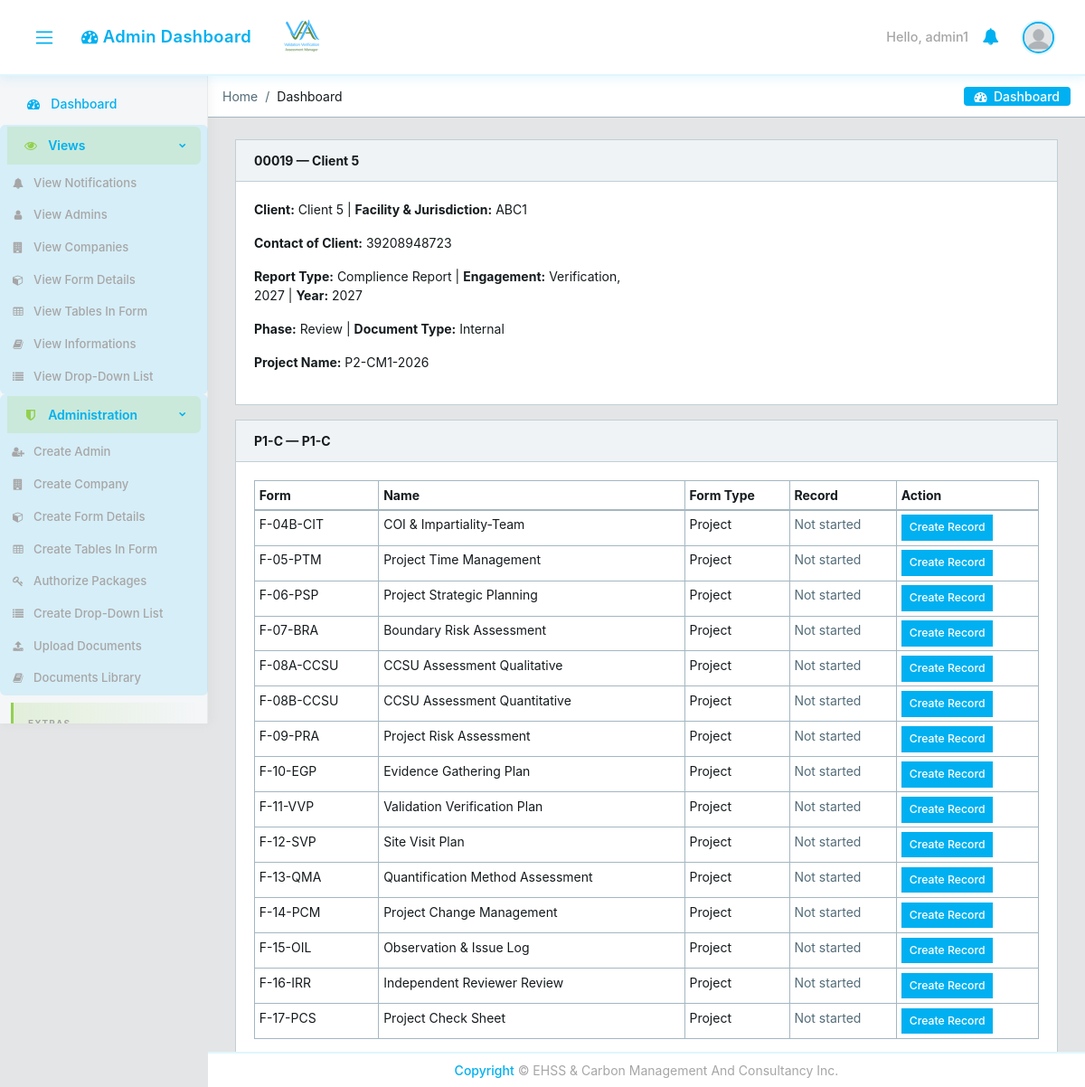
Screenshot of /projects/8/ (signed in) with the database file from the repository.
### core/models.py (models this page shows, shortened)
class CustomUser(AbstractUser):
    email = models.EmailField(unique=True)
    user_type = models.CharField(max_length=15, choices=USER_TYPE_CHOICES)
    user_role = models.CharField(
        max_length=30, choices=USER_ROLE_CHOICES, blank=True, verbose_name='User Role',
    )
    designation = models.CharField(max_length=100, blank=True, null=True)
    position_title = models.CharField(max_length=150, blank=True, verbose_name='Position Title')
    contact_number = models.CharField(max_length=20, blank=True, null=True)
    cv = models.FileField(upload_to='core/cvs/', blank=True, null=True)
    company = models.ForeignKey(
        'Company', on_delete=models.SET_NULL, null=True, blank=True,
        related_name='managers'
    )
    created_by = models.ForeignKey(
        'self', on_delete=models.SET_NULL, null=True, blank=True,
        related_name='created_users'
    )
    created_date = models.DateField(auto_now_add=True)
    created_time = models.TimeField(auto_now_add=True)
    under_supervision = models.ForeignKey(
        'self', on_delete=models.SET_NULL, null=True, blank=True,
        related_name='supervised_users'
    )
    avatar = models.ImageField(upload_to='core/avatar', blank=True)
    @property
    def avatar_url(self):
        if self.avatar:
            try:
                return self.avatar.url
            except ValueError:
                pass
        return static('core/img/avatar/blank_profile.png')

class Project(models.Model):
    package_instance = models.ForeignKey(
        PackageInstance, on_delete=models.CASCADE, related_name='projects'
    )
    manager = models.ForeignKey(
        CustomUser, on_delete=models.CASCADE, related_name='managed_projects',
        limit_choices_to={'user_type': 'manager'}
    )
    company_name = models.CharField(max_length=200)
    client_contact = models.CharField(
        max_length=200, blank=True, verbose_name='Contact of Client',
    )
    factory_name = models.CharField(max_length=200, blank=True)
    location = models.CharField(max_length=200, blank=True)
    factory_address = models.TextField(blank=True)
    contact_person = models.CharField(max_length=100, blank=True)
    contact_email = models.EmailField(blank=True)
    contact_mobile = models.CharField(max_length=20, blank=True)
    report_type = models.CharField(max_length=100, blank=True)
    engagement_year = models.CharField(max_length=100, blank=True)
    phase = models.CharField(max_length=20, choices=PROJECT_PHASE_CHOICES, blank=True)
    document_type = models.CharField(max_length=20, choices=PROJECT_DOCUMENT_TYPE_CHOICES, blank=True)
    year = models.PositiveIntegerField()
    project_number = models.CharField(max_length=50, unique=True)
    access_password = models.CharField(max_length=128)
    created_at = models.DateTimeField(auto_now_add=True)
    updated_at = models.DateTimeField(auto_now=True)
    class Meta:
        ordering = ['-created_at']

class PackageInstance(models.Model):
    authorization = models.ForeignKey(
        PackageAuthorization, on_delete=models.CASCADE, related_name='instances'
    )
    package_number = models.PositiveIntegerField()
    code = models.CharField(max_length=10)
    name = models.CharField(max_length=100)
    class Meta:
        ordering = ['package_number']
        unique_together = ['authorization', 'package_number']

class SubPackage(models.Model):
    package_template = models.ForeignKey(
        PackageTemplate, on_delete=models.CASCADE, related_name='sub_packages'
    )
    code = models.CharField(max_length=10)
    name = models.CharField(max_length=100)
    description = models.TextField(blank=True)
    order = models.PositiveIntegerField(default=0)
    class Meta:
        ordering = ['order', 'code']
        unique_together = ['package_template', 'code']

class FormDefinition(models.Model):
    FORM_CATEGORY_CHOICES = [
        ('master_record', 'Master Record'),
        ('unlimited_use', 'Unlimited Use'),
        ('limited_form', 'Limited Use Form'),
        ('report', 'Report'),
    ]
    sub_package = models.ForeignKey(
        SubPackage, on_delete=models.CASCADE, related_name='forms'
    )
    code = models.CharField(max_length=20, verbose_name='Form Number')
    name = models.CharField(max_length=200, verbose_name='Form Name')
    description = models.TextField(blank=True)
    form_type = models.CharField(
        max_length=20, choices=FORM_TYPE_CHOICES, default='project',
        verbose_name='Form Type',
    )
    category = models.CharField(
        max_length=20, choices=FORM_CATEGORY_CHOICES, default='limited_form',
    )
    is_public = models.BooleanField(
        default=False,
        help_text='Public forms (e.g. F-02-IRR) accessible without login'
    )
    order = models.PositiveIntegerField(default=0)
    created_by = models.ForeignKey(
        CustomUser, on_delete=models.SET_NULL, null=True, blank=True,
        related_name='created_form_definitions',
        help_text='Set when an admin creates this form via Form Details.',
    )
    class Meta:
        verbose_name = 'Form Detail'
        verbose_name_plural = 'Form Details'
        ordering = ['order', 'code']
        unique_together = ['sub_package', 'code']

### core/views.py (the view)
# urls.py: path('projects/<int:pk>/', views.ProjectDetailView.as_view(), name='project-detail'),
class ProjectDetailView(LoginRequiredMixin, View):
    def get(self, request, pk):
        project = get_object_or_404(Project, pk=pk)
        if not can_access_project(request.user, project, request.session):
            messages.error(request, 'Access denied.')
            return redirect('core:dashboard')
        auth = project.package_instance.authorization
        sub_packages = _build_project_form_groups(
            project, request.user, form_types=['project'],
        )
        records = FormRecord.objects.filter(project=project).select_related('form_definition')
        report_records = [
            r for r in records if can_view_report(request.user, r)
        ]
        team_member = get_team_member(request.user, project)
        return render(request, 'core/project_detail.html', {
            'project': project,
            'sub_packages': sub_packages,
            'team_members': project.team_members.filter(is_active=True),
            'vvb_password': auth.access_password,
            'team_member': team_member,
            'can_authorize_library': get_authorized_library_documents(request.user).exists(),
            'report_records': report_records,
            'success_action': request.GET.get('success', ''),
            'success_project': request.GET.get('project', ''),
            'success_access_password': request.GET.get('access_password', ''),
        })

### core/templates/core/project_detail.html (shortened to what this page needs)
{% extends 'core/base.html' %}
{% block content %}
<div class="container-fluid">
  <div class="card mb-3">
    <div class="card-header d-flex justify-content-between align-items-center">
      <strong>{{ project.project_number }} — {{ project.company_name }}</strong>
    </div>
    <div class="card-body">
      <div class="row">
        <div class="col-md-6">
          <p><strong>Client:</strong> {{ project.company_name }} | <strong>Facility & Jurisdiction:</strong> {{ project.location }}</p>
          <p><strong>Contact of Client:</strong> {{ project.client_contact|default:"—" }}</p>
          <p><strong>Report Type:</strong> {{ project.report_type }} | <strong>Engagement:</strong> {{ project.engagement_year|default:"—" }} | <strong>Year:</strong> {{ project.year }}</p>
          <p><strong>Phase:</strong> {{ project.get_phase_display|default:"—" }} | <strong>Document Type:</strong> {{ project.get_document_type_display|default:"—" }}</p>
          <p><strong>Project Name:</strong> {{ project.package_instance.name }}</p>
        </div>
        <div class="col-md-6">
        </div>
      </div>
    </div>
  </div>
  {% for group in sub_packages %}
  <div class="card mb-3">
    <div class="card-header"><strong>{{ group.sub_package.code }} — {{ group.sub_package.name }}</strong></div>
    <div class="card-body table-responsive">
      <table class="table table-sm table-bordered">
        <thead><tr><th>Form</th><th>Name</th><th>Form Type</th><th>Record</th><th>Action</th></tr></thead>
        <tbody>
          {% for row in group.form_rows %}
          <tr>
            <td>{{ row.form_def.code }}</td>
            <td>{{ row.form_def.name }}</td>
            <td>{{ row.form_def.get_form_type_display }}</td>
            <td>
              {% if row.record %}
                <span class="badge badge-info">{{ row.record.get_status_display }}</span>
              {% else %}
                <span class="text-muted">Not started</span>
              {% endif %}
            </td>
            <td>
              {% if row.record %}
                <a href="{% url 'core:form-record-detail' row.record.pk %}" class="btn btn-sm btn-info">Open</a>
              {% elif user.user_type == 'manager' or user.user_type == 'admin' %}
                <a href="{% url 'core:form-record-create' project.pk row.form_def.pk %}" class="btn btn-sm btn-primary">Create Record</a>
              {% elif team_member and team_member.role == 'team_member' %}
                <a href="{% url 'core:form-record-create' project.pk row.form_def.pk %}" class="btn btn-sm btn-primary">Create Record</a>
              {% else %}
                <span class="text-muted small">Not started</span>
              {% endif %}
            </td>
          </tr>
          {% endfor %}
        </tbody>
      </table>
    </div>
  </div>
  {% empty %}
  <p class="text-muted">No active forms in this package.</p>
  {% endfor %}
</div>
{% endblock %}

### core/templates/core/base.html (shortened to what this page needs)
{% load static %}
<!DOCTYPE html>
<html lang="en">
<head>
  <link rel="stylesheet" href="{% static 'core/css/font-awesome.min.css' %}?v={{ STATIC_VERSION }}">
  <link rel="stylesheet" href="{% static 'core/css/fa5-compat.css' %}?v={{ STATIC_VERSION }}">
  <link href="{% static 'core/css/style.min.css' %}?v={{ STATIC_VERSION }}" rel="stylesheet">
  <link href="{% static 'core/css/estilo.css' %}?v={{ STATIC_VERSION }}" rel="stylesheet">
</head>
{% block body %}
<body class="app header-fixed sidebar-fixed aside-menu-fixed aside-menu-hidden">
  <header class="app-header navbar">
    <button class="navbar-toggler sidebar-toggler d-md-down-none" type="button">
      <span class="navbar-toggler-icon"></span>
    </button>
    <ul class="nav navbar-nav d-md-down-none">
      <li class="nav-item px-3">
        <a class="nav-link" href="{% url 'core:dashboard' %}">
          <i class="fa fa-tachometer-alt"></i>
          {% if user.user_type == 'admin' %}Admin Dashboard
          {% elif user.user_type == 'manager' %}Manager Dashboard
          {% else %}Employee Dashboard{% endif %}
        </a>
      </li>
    </ul>
    <img src="{% static 'core/img/logos/logo-opt.png' %}?v={{ STATIC_VERSION }}" alt="VVAM" class="brand-gui d-none d-md-inline" width="120" height="40" decoding="async" fetchpriority="high">
    <ul class="nav navbar-nav ml-auto">
      {% if user.is_authenticated %}
      <li class="text-white">Hello, {{ user.username }}</li>
      {% else %}
      <li class="text-muted">
        <a href="{% url 'core:login' %}">sign in</a>
      </li>
      {% endif %}
      <li class="nav-item dropdown">
        <a class="nav-link" data-toggle="dropdown" href="#" role="button" aria-haspopup="true" aria-expanded="false">
          <i class="fa fa-bell"></i>
        </a>
      </li>
      <li class="nav-item dropdown">
        <a class="nav-link" data-toggle="dropdown" href="#" role="button" aria-haspopup="true" aria-expanded="false">
          {% if user.is_authenticated and logged_user %}
            <img src="{{ logged_user.avatar_url }}" class="img-avatar" alt="img">
          {% else %}
            <img src="{% static 'core/img/avatar/blank_profile.png' %}" class="img-avatar" alt="img">
          {% endif %}
        </a>
      </li>
    </ul>
  </header>
  <div class="app-body">
    <div class="sidebar">
      <nav class="sidebar-nav">
        <ul class="nav">
          <li class="nav-item">
            <a class="nav-link" href="{% url 'core:dashboard' %}"><i class="fa fa-tachometer-alt"></i> Dashboard</a>
          </li>
          <li class="nav-item nav-dropdown">
            <a class="nav-link nav-dropdown-toggle" href="#"><i class="fa fa-eye"></i> Views</a>
            <ul class="nav-dropdown-items">
              <li class="nav-item">
                <a class="nav-link" href="{% url 'core:notifications-list' %}">
                  <i class="fa fa-bell"></i> View Notifications
                </a>
              </li>
              {% if user.user_type == 'admin' %}
              <li class="nav-item">
                <a class="nav-link" href="{% url 'core:users' %}?user_type=admin"><i class="fa fa-user"></i> View Admins</a>
              </li>
              <li class="nav-item">
                <a class="nav-link" href="{% url 'core:company-list' %}"><i class="fa fa-building"></i> View Companies</a>
              </li>
              <li class="nav-item">
                <a class="nav-link" href="{% url 'core:form-details-list' %}"><i class="fa fa-box"></i> View Form Details</a>
              </li>
              <li class="nav-item">
                <a class="nav-link" href="{% url 'core:form-table-view-list' %}"><i class="fa fa-table"></i> View Tables In Form</a>
              </li>
              <li class="nav-item">
                <a class="nav-link" href="{% url 'core:library-list' %}"><i class="fa fa-book"></i> View Informations</a>
              </li>
              <li class="nav-item">
                <a class="nav-link" href="{% url 'core:dropdown-list' %}"><i class="fa fa-list"></i> View Drop-Down List</a>
              </li>
              {% else %}
              <li class="nav-item">
                <a class="nav-link" href="{% url 'core:project-list'%}"><i class="fa fa-folder"></i> View Projects</a>
              </li>
              {% endif %}
            </ul>
          </li>
          {% if user.user_type == 'admin' %}
          <li class="nav-item nav-dropdown">
            <a class="nav-link nav-dropdown-toggle" href="#"><i class="fa fa-shield-alt"></i> Administration</a>
            <ul class="nav-dropdown-items">
              <li class="nav-item">
                <a class="nav-link" href="{% url 'core:new-user' %}"><i class="fa fa-user-plus"></i> Create Admin</a>
              </li>
              <li class="nav-item">
                <a class="nav-link" href="{% url 'core:company-create' %}"><i class="fa fa-building"></i> Create Company</a>
              </li>
              <li class="nav-item">
                <a class="nav-link" href="{% url 'core:form-details-create' %}"><i class="fa fa-box"></i> Create Form Details</a>
              </li>
              <li class="nav-item">
                <a class="nav-link" href="{% url 'core:form-table-list' %}"><i class="fa fa-table"></i> Create Tables In Form</a>
              </li>
              <li class="nav-item">
                <a class="nav-link" href="{% url 'core:package-authorization-create' %}"><i class="fa fa-key"></i> Authorize Packages</a>
              </li>
              <li class="nav-item">
                <a class="nav-link" href="{% url 'core:dropdown-create' %}"><i class="fa fa-list"></i> Create Drop-Down List</a>
              </li>
              <li class="nav-item">
                <a class="nav-link" href="{% url 'core:library-upload' %}"><i class="fa fa-upload"></i> Upload Documents</a>
              </li>
              <li class="nav-item">
                <a class="nav-link" href="{% url 'core:library-list' %}?view=documents"><i class="fa fa-book"></i> Documents Library</a>
              </li>
            </ul>
          </li>
          {% endif %}
          <li class="nav-title">
          </li>
        </ul>
      </nav>
    </div>
    <main class="main" id="app-main">
      <ol class="breadcrumb">
        {% block breadcrumb %}
        <li class="breadcrumb-item active">Home</li>
        <li class="breadcrumb-item">Dashboard</li>
        {% endblock breadcrumb%}
        <li class="breadcrumb-menu d-md-down-none">
          <div class="btn-group" role="group" aria-label="Button group">
            <a class="btn" href="./"><i class="fa fa-tachometer-alt"></i> &nbsp;Dashboard</a>
          </div>
        </li>
      </ol>
{% block content %}
{% endblock %}
    </main>
  </div>
  <footer class="app-footer text-center justify-content-center fixed-bottom py-2">
    <span><a href="#">Copyright</a> © EHSS & Carbon Management And Consultancy Inc.</span>
  </footer>
</body>
{% endblock body %}
</html>

### rows the page displays
CustomUser: username "admin1"
Project: project_number "00019", company_name "Client 5", location "ABC1", client_contact "39208948723", report_type "Complience Report", engagement_year "Verification, 2027", year "2027", phase "Review", document_type "Internal", package_instance.name "P2-CM1-2026"
SubPackage: sub_package.code "P1-C", sub_package.name "P1-C"
FormDefinition: form_def.code "F-04B-CIT", form_def.name "COI & Impartiality-Team", form_def.form_type "Project"
FormDefinition: form_def.code "F-05-PTM", form_def.name "Project Time Management", form_def.form_type "Project"
FormDefinition: form_def.code "F-06-PSP", form_def.name "Project Strategic Planning", form_def.form_type "Project"
FormDefinition: form_def.code "F-07-BRA", form_def.name "Boundary Risk Assessment", form_def.form_type "Project"
FormDefinition: form_def.code "F-08A-CCSU", form_def.name "CCSU Assessment Qualitative", form_def.form_type "Project"
FormDefinition: form_def.code "F-08B-CCSU", form_def.name "CCSU Assessment Quantitative", form_def.form_type "Project"
FormDefinition: form_def.code "F-09-PRA", form_def.name "Project Risk Assessment", form_def.form_type "Project"
FormDefinition: form_def.code "F-10-EGP", form_def.name "Evidence Gathering Plan", form_def.form_type "Project"
FormDefinition: form_def.code "F-11-VVP", form_def.name "Validation Verification Plan", form_def.form_type "Project"
FormDefinition: form_def.code "F-12-SVP", form_def.name "Site Visit Plan", form_def.form_type "Project"
FormDefinition: form_def.code "F-13-QMA", form_def.name "Quantification Method Assessment", form_def.form_type "Project"
FormDefinition: form_def.code "F-14-PCM", form_def.name "Project Change Management", form_def.form_type "Project"
FormDefinition: form_def.code "F-15-OIL", form_def.name "Observation & Issue Log", form_def.form_type "Project"
FormDefinition: form_def.code "F-16-IRR", form_def.name "Independent Reviewer Review", form_def.form_type "Project"
FormDefinition: form_def.code "F-17-PCS", form_def.name "Project Check Sheet", form_def.form_type "Project"
